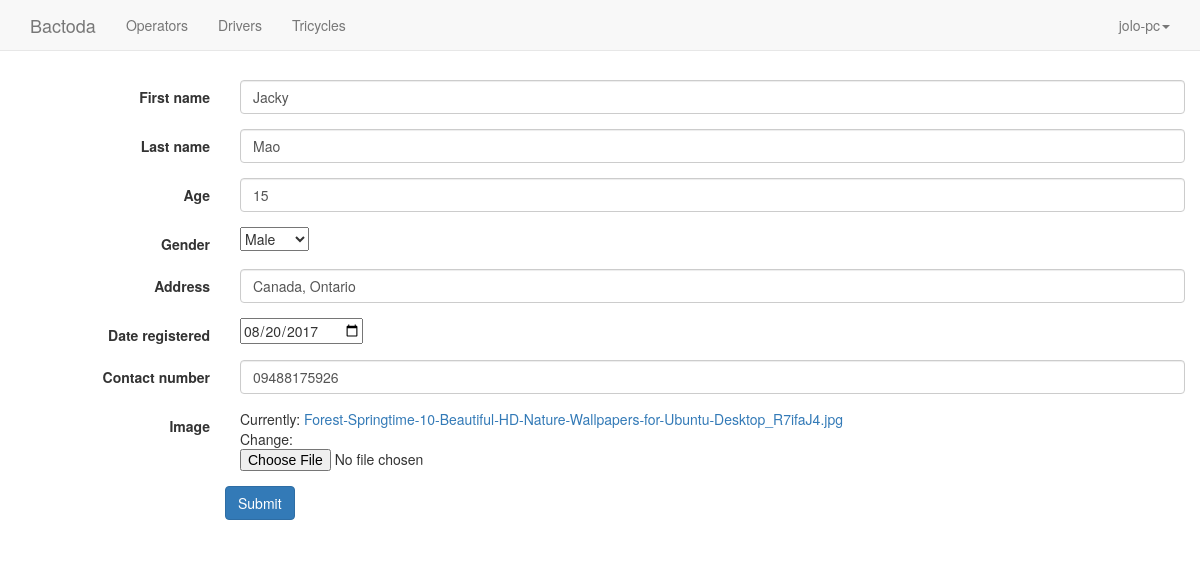
The app's page /home/driver/1/ (signed in) with its own data.
### tricycle/models.py (models this page shows, shortened)
class Driver(models.Model):
    first_name = models.CharField(max_length=250)
    last_name = models.CharField(max_length=100)
    age = models.IntegerField()
    gender = models.CharField(max_length=1)
    address = models.CharField(max_length = 300)
    date_registered = models.DateField()
    contact_number = models.CharField(max_length = 15)
    image = models.FileField()

### tricycle/views.py (the view)
# urls.py: url(r'^driver/(?P<pk>[0-9]+)/$',views.DriverUpdate.as_view(),name='driver-edit'),
class DriverUpdate(LoginRequiredMixin,generic.UpdateView):
    login_url = '/admin/login/'
    model = Driver
    form_class=DriverForm

### tricycle/forms.py
class DriverForm(forms.ModelForm):
	gender = (
    ('M', 'Male'),
    ('F', 'Female'),
	)
	gender = forms.ChoiceField(widget=forms.Select(),choices = gender);
	date_registered = forms.DateField(widget=forms.DateInput(attrs={'type':'date'}));
	first_name = forms.CharField(widget=forms.TextInput(attrs={'class':'form-control'}))
	last_name = forms.CharField(widget=forms.TextInput(attrs={'class':'form-control'}))
	age = forms.CharField(widget=forms.NumberInput(attrs={'class':'form-control'}))
	address= forms.CharField(widget=forms.TextInput(attrs={'class':'form-control'}))
	contact_number=  forms.CharField(widget=forms.TextInput(attrs={'class':'form-control'}))
	class Meta():
		model = Driver
		fields = ['first_name','last_name','age','gender','address','date_registered','contact_number','image']

### tricycle/templates/tricycle/driver_form.html (shortened to what this page needs)
{% extends "tricycle/header.html" %}
{% block content %}
<br><br>
<div class="container">
<form class ="form-horizontal" action ="" method="post" enctype ="multipart/form-data">
	{%include 'tricycle/operator-form-template.html'%}
	<div class = "form-group">
	<div class = "col-sm-offset-2">
	<button class ="btn btn-primary" type = "submit">Submit</button>
	</div>
	</div>
</div>
{% endblock%}

### tricycle/templates/tricycle/header.html (shortened to what this page needs)
<!DOCTYPE html>
<html lang="en">
  <head>
	{% load staticfiles %}
    <link href="{% static 'tricycle/css/bootstrap.min.css'%}" rel="stylesheet">
  </head>
  <body>
	    <nav class="navbar navbar-default navbar-fixed-top">
      <div class="container">
        <div class="navbar-header">
          <a class="navbar-brand" href="{% url 'tricycle:index' %}">Bactoda</a>
        </div>
        <div id="navbar" class="navbar-collapse collapse">
          <ul class="nav navbar-nav">
            <li class="{%block li1%}{%endblock%}" ><a href="{% url 'tricycle:index' %}">Operators</a></li>
            <li class="{%block li2%}{%endblock%}"><a href="{%url 'tricycle:driver-index'%}">Drivers</a></li>
            <li class="{%block li3%}{%endblock%}"><a href="{%url 'tricycle:tricycle-index'%}">Tricycles</a></li>
          </ul>
          <ul class="nav navbar-nav navbar-right">
           <li class="dropdown">
              <a href="" class="dropdown-toggle" data-toggle="dropdown" role="button" aria-haspopup="true" aria-expanded="false">{{ user.get_username }}<span class="caret"></span></a>
            </li>
          </ul>
        </div>
      </div>
    </nav>
	<br><br>
<div class = "container">
	{% block content%}
	{% endblock %}
</div>
  </body>
</html>

### tricycle/templates/tricycle/operator-form-template.html (shortened to what this page needs)
{% for field in form%}
	<div class ="form-group">
		<label class = "control-label col-sm-2">{{field.label}}</label>
		<div class="col-sm-10">{{field}}</div>
	</div>
{%endfor%}

### records on screen
Driver: form "Jacky" "Mao" "15" "Male" "Canada, Ontario" "08/20/2017" "09488175926"

### other values on screen
{{ user.get_username }} "jolo-pc"
{{ field.label }} "First name" "Last name" "Age" "Gender" "Address" "Date registered" "Contact number" "Image"
